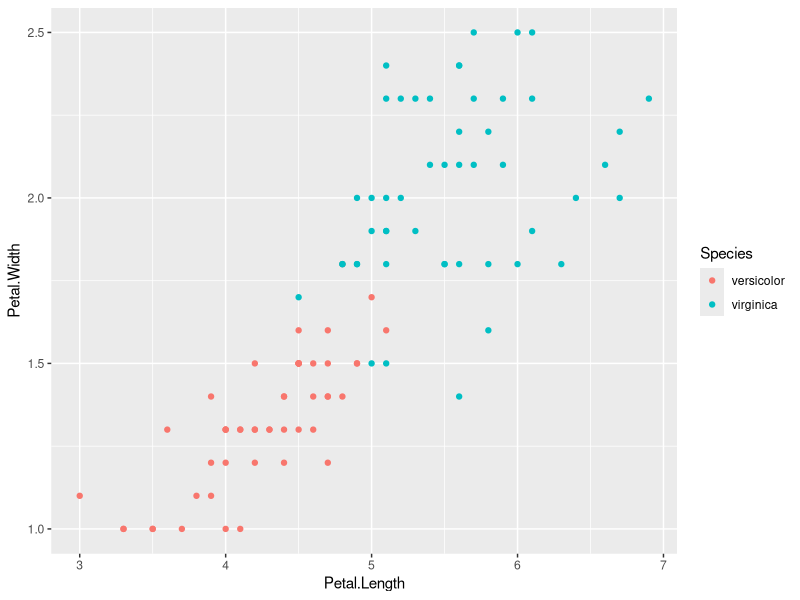
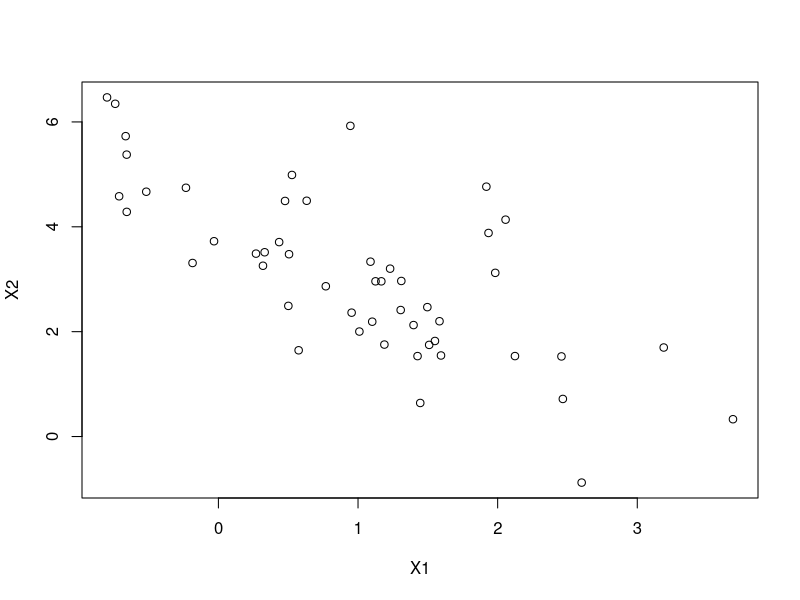
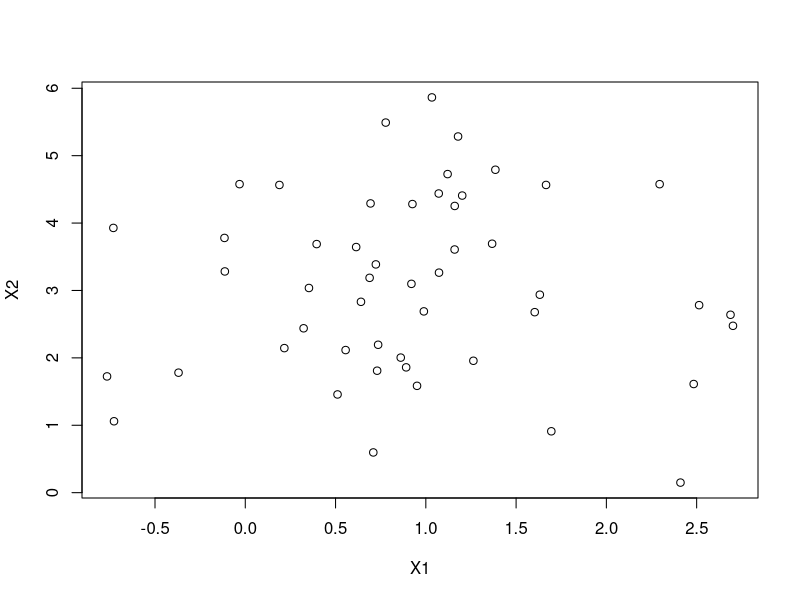
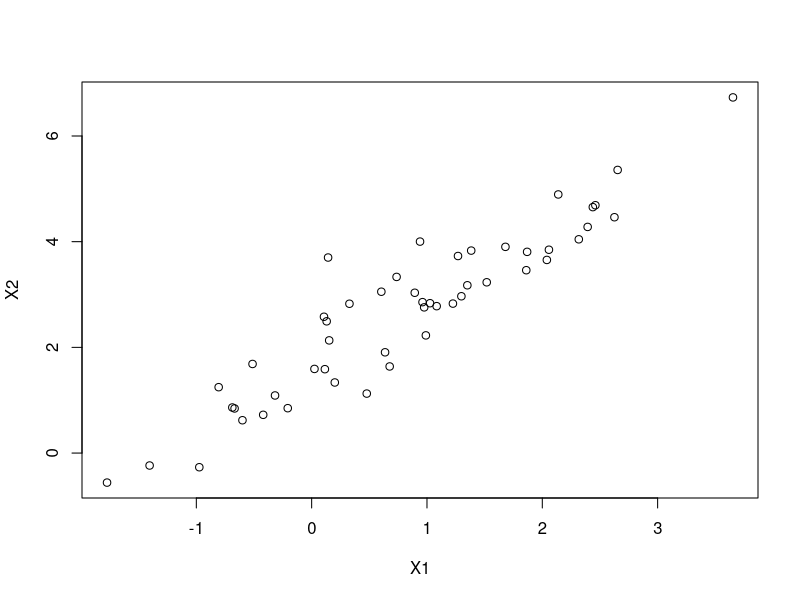
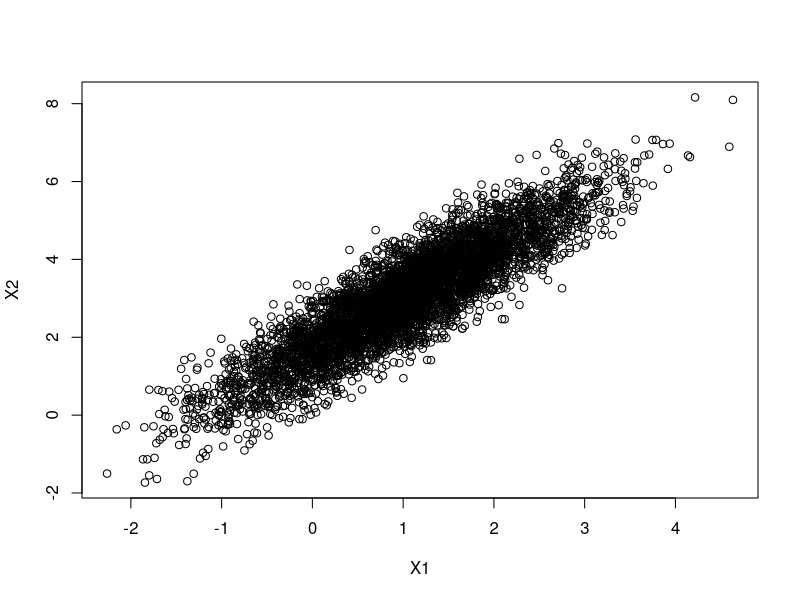

R code for these plots, in order:
## ---- chunk 1
data(iris)
d<-iris

library(tidyverse)
# x0 <- d %>% filter(Species=="versicolor") %>% select(3:4)
# x1 <- d %>% filter(Species=="virginica") %>% select(3:4)

iris %>%
  filter(Species %in% c("versicolor", "virginica")) %>%
  ggplot(aes(x = Petal.Length, y = Petal.Width, color = Species)) +
  geom_point()
## ---- chunk 2

rbinorm <- function(n, mu1, mu2, rho, sigma1sq, sigma2sq) {
  # returns a n x 2 matrix, each row is 
  sigma1 <- sqrt(sigma1sq)
  sigma2 <- sqrt(sigma2sq)
  
  u <- rnorm(n)
  v <- rnorm(n)
  
  x1 <- mu1 + sigma1 * sqrt(1 - rho^2) * u + sigma1 * rho * v
  x2 <- mu2 + sigma2 * v
  
  return(cbind(x1, x2))
}

# rho = -0.7
genpoints<-rbinorm(50, 1, 3, -0.7, 1, 2)
plot(genpoints, xlab="X1", ylab="X2")

# rho = 0.1
genpoints<-rbinorm(50, 1, 3, 0.1, 1, 2)
plot(genpoints, xlab="X1", ylab="X2")

# rho = 0.9
genpoints<-rbinorm(50, 1, 3, 0.9, 1, 2)
plot(genpoints, xlab="X1", ylab="X2")

# testing with more samples to show elliptically contoured shape
genpoints <- rbinorm(5000, mu1=1, mu2=3, rho=0.9, sigma1sq=1, sigma2sq=2)
plot(genpoints, xlab="X1", ylab="X2")

  
## ---- chunk 3
rbinorm <- function(n, mu1, mu2, rho, sigma1sq, sigma2sq) {
  # returns a n x 2 matrix, each row is 
  sigma1 <- sqrt(sigma1sq)
  sigma2 <- sqrt(sigma2sq)
  
  u <- rnorm(n)
  v <- rnorm(n)
  
  x1 <- mu1 + sigma1 * sqrt(1 - rho^2) * u + sigma1 * rho * v
  x2 <- mu2 + sigma2 * v
  
  return(cbind(x1, x2))
}

M <- rbinorm(50, mu1=1, mu2=3, rho=0.7, sigma1sq=1, sigma2sq=3)
colMeans(M)
cov(M)

N <- rbinorm(10000, mu1=1, mu2=3, rho=0.7, sigma1sq=1, sigma2sq=3)
colMeans(N)
cov(N)

## ---- chunk 4
rbinorm <- function(n, mu1, mu2, rho, sigma1sq, sigma2sq) {
  # returns a n x 2 matrix, each row is 
  sigma1 <- sqrt(sigma1sq)
  sigma2 <- sqrt(sigma2sq)
  
  u <- rnorm(n)
  v <- rnorm(n)
  
  x1 <- mu1 + sigma1 * sqrt(1 - rho^2) * u + sigma1 * rho * v
  x2 <- mu2 + sigma2 * v
  
  return(cbind(x1, x2))
}

x0 <- d %>% filter(Species=="versicolor") %>% select(3:4)
x1 <- d %>% filter(Species=="virginica") %>% select(3:4)
